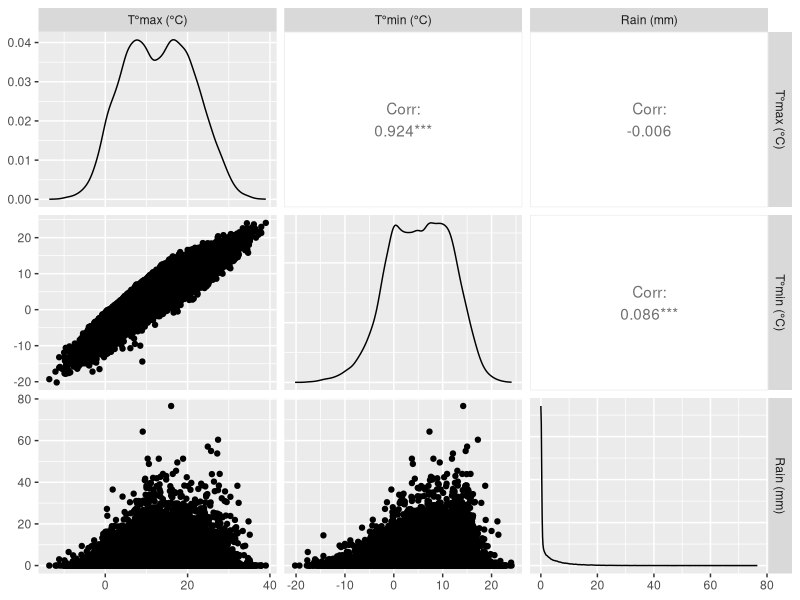
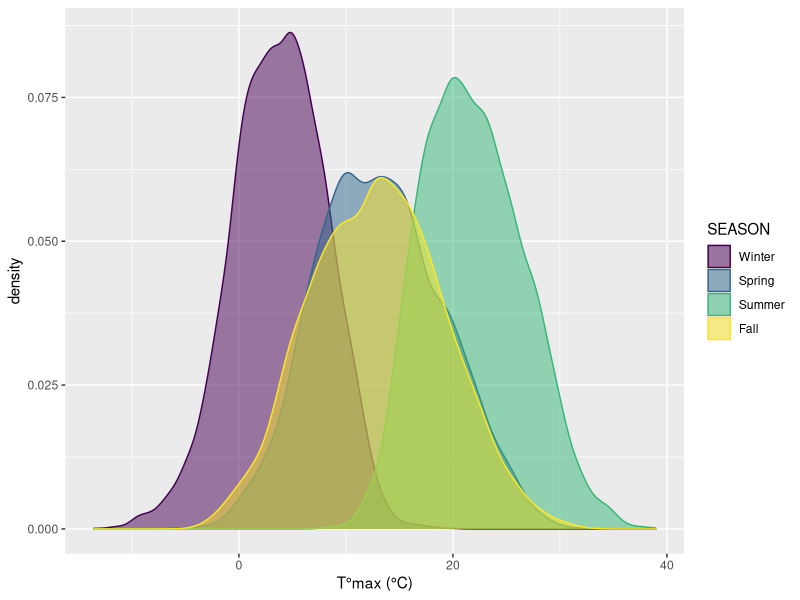

Write the R code that produced these figures, in order.
## ---- chunk 1
library(tidyverse)
library(ggplot2)
library(GGally)
## ---- chunk 2
findel_rain <- read_csv("data/06590-dailyparams-luxfindel-1947-ongoing.csv", locale=locale(encoding="latin1"))
findel_rain
## ---- chunk 3
findel_rain <- findel_rain %>% mutate(DATE= as.Date(findel_rain$DATE, format= "%d.%m.%Y" )) %>% rename("T°max (°C)" = "DXT (°C)", "T°min (°C)" = "DNT (°C)", "Rain (mm)" = "DRR06_06 (mm)")
## ---- chunk 4
(2022-1947)*365+90+19
## ---- chunk 5
GGally::ggpairs(findel_rain %>% select(-DATE))
## ---- chunk 6
findel_rain <- findel_rain %>% mutate(MONTH=findel_rain$DATE %>% lubridate::month(label = TRUE, abbr = TRUE), SEASON=fct_collapse(MONTH, 
                                                                                                                                  Winter = c("Dec", "Jan", "Feb"),
                                                                                                                                  Summer = c("Jun", "Jul", "Aug"), 
                                                                                                                                  Spring = c("Mar", "Apr", "May"), 
                                                                                                                                  Fall = c("Sep", "Oct", "Nov"))) 

## ---- chunk 7
findel_rain %>% 
ggplot(aes(x = `T°max (°C)`, fill = SEASON, colour = SEASON)) +
  geom_density(alpha = 0.5)
## ---- chunk 8

## ---- chunk 9
# Write your answer here
## ---- chunk 10
# Write your answer here
## ---- chunk 11
# Write your answer here
## ---- chunk 12
# Write your answer here
## ---- chunk 13
# Write your answer here
## ---- chunk 14
# Write your answer here
## ---- chunk 15
# Write your answer here
## ---- chunk 16
# Write your answer here
## ---- chunk 17
# Write your answer here
## ---- chunk 18
# Write your answer here
## ---- chunk 19
# Write your answer here
## ---- chunk 20
# Write your answer here
## ---- chunk 21
# Write your answer here
